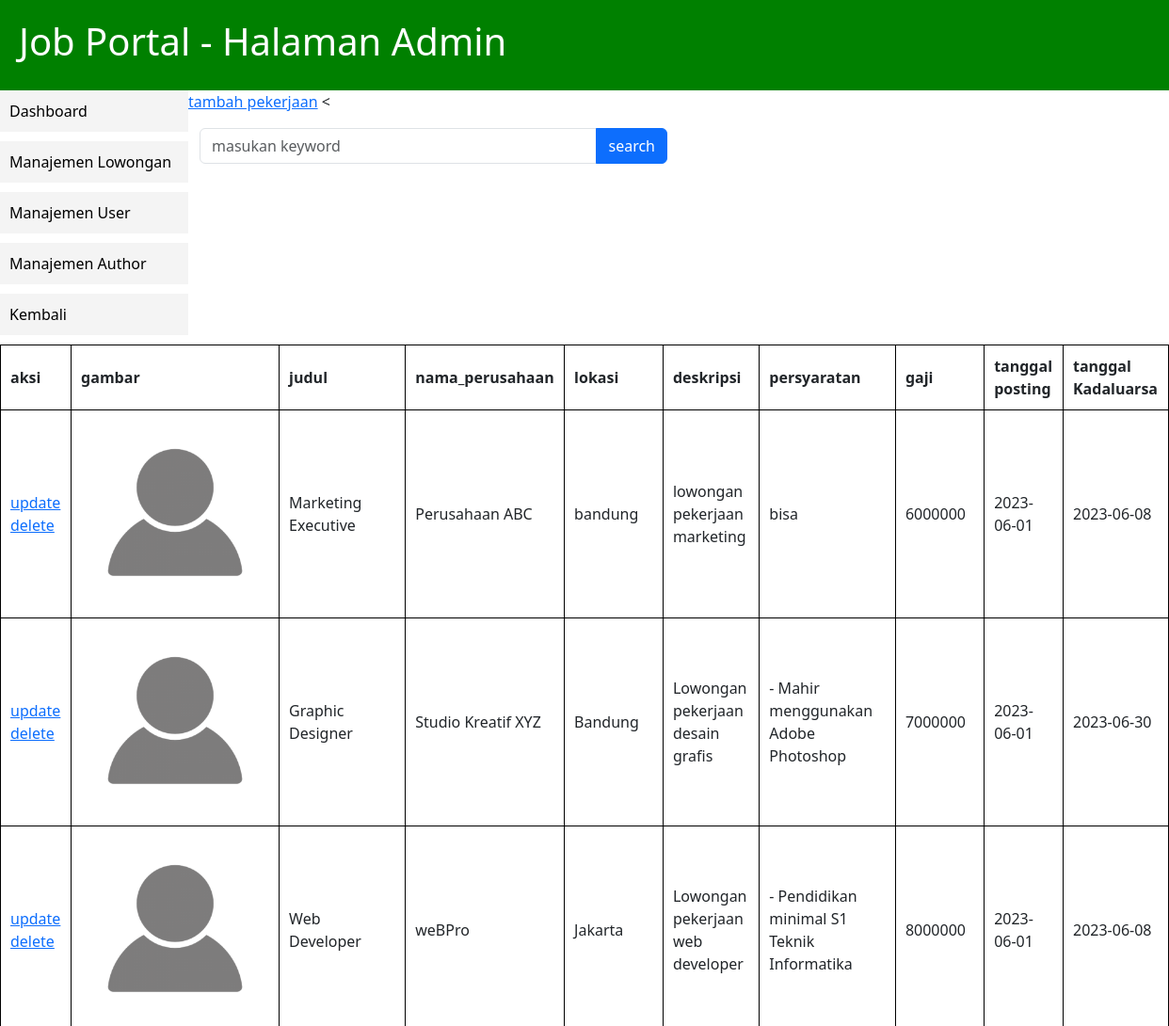
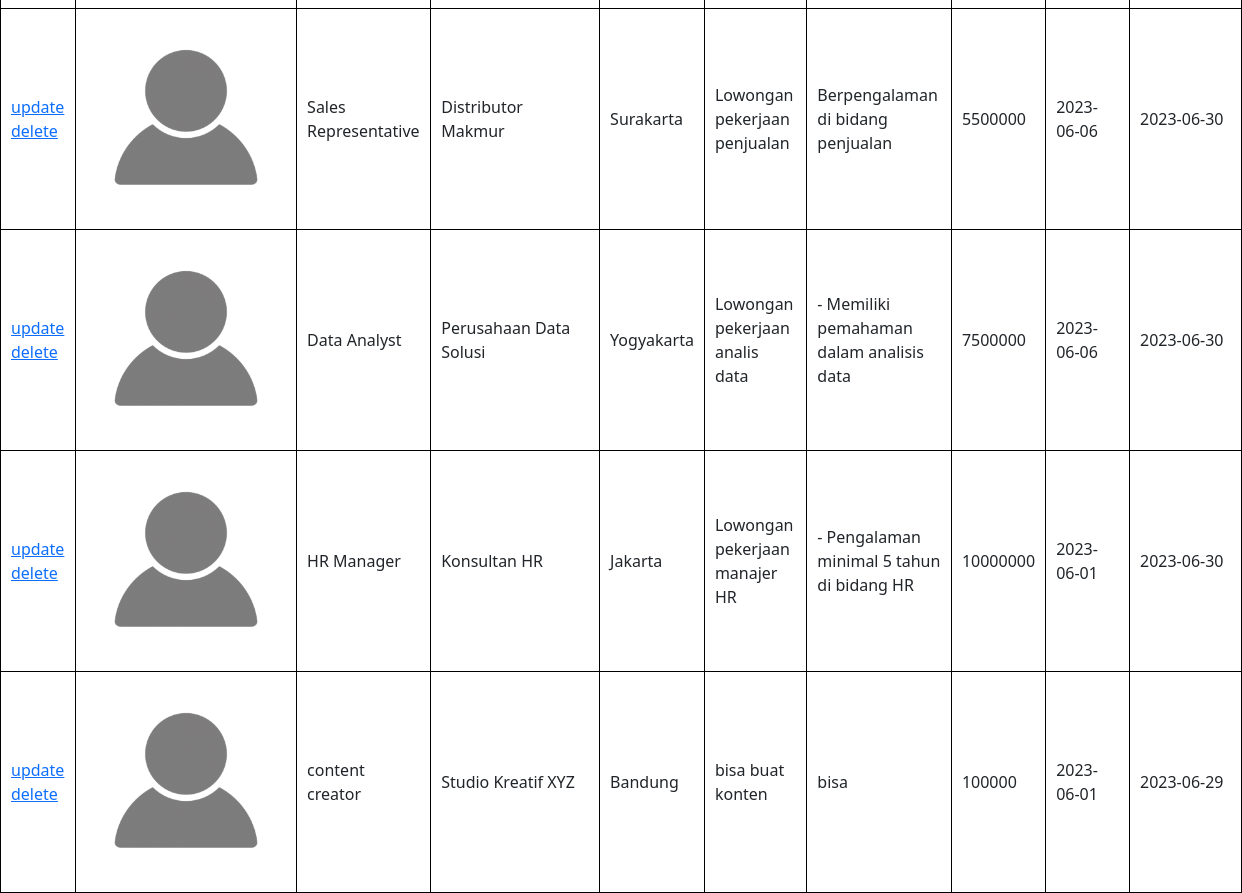
Page /daftar_pekerjaan.php on the committed database (2 pictures, top to bottom).
### tables this page shows
CREATE TABLE `pekerjaan` (
  `id_pekerjaan` int NOT NULL,
  `gambar` varchar(255) NOT NULL,
  `judul` varchar(255) NOT NULL,
  `nama_perusahaan` varchar(255) NOT NULL,
  `lokasi` varchar(255) NOT NULL,
  `deskripsi` varchar(255) NOT NULL,
  `persyaratan` varchar(255) NOT NULL,
  `gaji` varchar(255) NOT NULL,
  `tanggal_posting` date NOT NULL,
  `tanggal_kadaluarsa` date NOT NULL
);

### functions.php (called while the page is built, shortened)
<?php
$conn = mysqli_connect('localhost', 'root', '', 'tubes') or die('KONEKSI GAGAL!');
function query($query)
{
  global $conn;
  $result = mysqli_query($conn, $query) or die(mysqli_error($conn));
  $rows = [];
  while ($row = mysqli_fetch_assoc($result)) {
    $rows[] = $row;
  }
  return $rows;
}

### daftar_pekerjaan.php (the view, shortened to what this page needs)
<?php
require "functions.php";
$list_pekerjaan = query("SELECT * FROM pekerjaan");
?>
<!DOCTYPE html>
<html>
  <head>
    <link rel="stylesheet" href="css/admin.css " />
  <link href="https://cdn.jsdelivr.net/npm/bootstrap@5.3.0-alpha3/dist/css/bootstrap.min.css" rel="stylesheet">
  </head>
  <body>
    <header>
      <h1>Job Portal - Halaman Admin</h1>
    </header>
    <nav>
		<ul>
			<li><a href="admin.php">Dashboard</a></li>
			<li><a href="daftar_pekerjaan.php">Manajemen Lowongan</a></li>
			<li><a href="daftar_user.php">Manajemen User</a></li>
			<li><a href="#">Manajemen Author</a></li>
      <li><a href="index.php">Kembali </a></li>
		  </ul>
    </nav>
    <a href="tambah_pekerjaan.php">tambah pekerjaan</a>
    <<div class="row">
    <div class="col-md-6">
      <form action="" method="post">
        <div class="input-group my-3">
          <input type="search" class="form-control" placeholder="masukan keyword " name="keyword" id="keyword" autofocus autocomplete="off">
          <button class="btn btn-primary" type="submit" name="search-b" id="search-b">search</button>
        </div>
      </form>
    </div>
  </div>
  <div id="container">
    <table cellpadding="10" cellspacing="0">
      <th>aksi</th>
      <th>gambar</th>
      <th>judul</th>
      <th>nama_perusahaan</th>
      <th>lokasi</th>
      <th>deskripsi</th>
      <th>persyaratan</th>
      <th>gaji</th>
      <th>tanggal posting</th>
      <th>tanggal Kadaluarsa</th>
      <?php foreach ($list_pekerjaan as $list_p) : ?>
        <tr>
          <td><a href="update_pekerjaan.php?id_pekerjaan=<?= $list_p["id_pekerjaan"]; ?>">update </a>
            <a href="delet.php?id_pekerjaan=<?= $list_p["id_pekerjaan"]; ?>" onclick="return confirm('yang benerr???')">delete </a>
          </td>
          <td><img src="img/<?= $list_p["gambar"]; ?>" alt="<?= $list_p["gambar"]; ?>" width="200px"></td>
          <td><?= $list_p["judul"]; ?></td>
          <td><?= $list_p["nama_perusahaan"]; ?></td>
          <td><?= $list_p["lokasi"]; ?></td>
          <td><?= $list_p["deskripsi"]; ?></td>
          <td><?= $list_p["persyaratan"]; ?></td>
          <td><?= $list_p["gaji"]; ?></td>
          <td><?= $list_p["tanggal_posting"]; ?></td>
          <td><?= $list_p["tanggal_kadaluarsa"]; ?></td>
        </tr>
      <?php endforeach; ?>
    </table>
  </div>
</body>
</html>

### css/admin.css (style rules this page uses)
body { background-color: white; }
header { background-color: green; color: white; padding: 20px; }
nav { float: left; width: 200px; }
nav ul { list-style-type: none; margin: 0; padding: 0; }
nav li { display: block; margin-bottom: 10px; }
nav a { display: block; padding: 10px; background-color: #f4f4f4; color: black; text-decoration: none; }

### daftar_pekerjaan.php (style rules this page uses)
table th, td { border:1px solid black; }

### rows in the picture
pekerjaan: gambar (placeholder picture), judul "Marketing Executive", nama_perusahaan "Perusahaan ABC", lokasi "bandung", deskripsi "lowongan pekerjaan marketing", persyaratan "bisa", gaji "6000000", tanggal_posting "2023-06-01", tanggal_kadaluarsa "2023-06-08"
pekerjaan: gambar (placeholder picture), judul "Graphic Designer", nama_perusahaan "Studio Kreatif XYZ", lokasi "Bandung", deskripsi "Lowongan pekerjaan desain grafis", persyaratan "- Mahir menggunakan Adobe Photoshop", gaji "7000000", tanggal_posting "2023-06-01", tanggal_kadaluarsa "2023-06-30"
pekerjaan: gambar (placeholder picture), judul "Web Developer", nama_perusahaan "weBPro", lokasi "Jakarta", deskripsi "Lowongan pekerjaan web developer", persyaratan "- Pendidikan minimal S1 Teknik Informatika", gaji "8000000", tanggal_posting "2023-06-01", tanggal_kadaluarsa "2023-06-08"
pekerjaan: gambar (placeholder picture), judul "Sales Representative", nama_perusahaan "Distributor Makmur", lokasi "Surakarta", deskripsi "Lowongan pekerjaan penjualan", persyaratan "Berpengalaman di bidang penjualan", gaji "5500000", tanggal_posting "2023-06-06", tanggal_kadaluarsa "2023-06-30"
pekerjaan: gambar (placeholder picture), judul "Data Analyst", nama_perusahaan "Perusahaan Data Solusi", lokasi "Yogyakarta", deskripsi "Lowongan pekerjaan analis data", persyaratan "- Memiliki pemahaman dalam analisis data", gaji "7500000", tanggal_posting "2023-06-06", tanggal_kadaluarsa "2023-06-30"
pekerjaan: gambar (placeholder picture), judul "HR Manager", nama_perusahaan "Konsultan HR", lokasi "Jakarta", deskripsi "Lowongan pekerjaan manajer HR", persyaratan "- Pengalaman minimal 5 tahun di bidang HR", gaji "10000000", tanggal_posting "2023-06-01", tanggal_kadaluarsa "2023-06-30"
pekerjaan: gambar (placeholder picture), judul "content creator", nama_perusahaan "Studio Kreatif XYZ", lokasi "Bandung", deskripsi "bisa buat konten", persyaratan "bisa", gaji "100000", tanggal_posting "2023-06-01", tanggal_kadaluarsa "2023-06-29"
